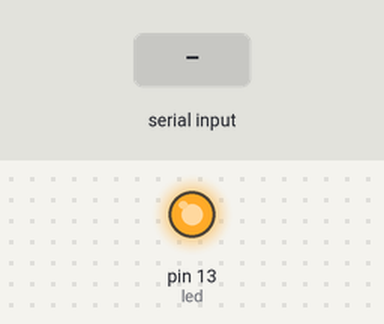
Bench run of a sketch on a simulated Arduino Uno, built with avr-gcc and run on an emulated ATmega328P. On the bench: output pins drawn as LEDs (lit = HIGH). The inputs (shaded band) are chosen by the test bench.

Above: at 1.2 s.
1.3 s: "0" received over Serial
At 1.7 s:
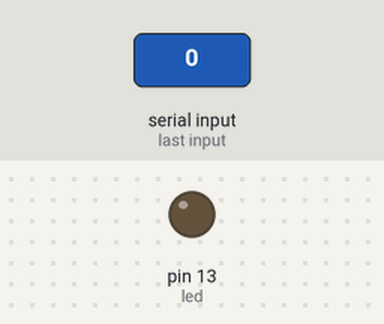
2.8 s: "1" received over Serial
At 4.0 s:
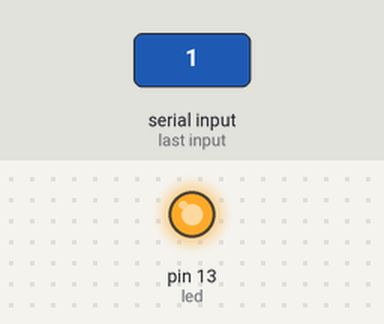
Timing chart, 0 to 5.8 s (numbered marks = the images above; inputs shaded):
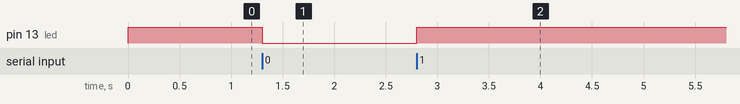

The sketch:

Led_App.ino
```cpp
int led = 13;

void setup()
{
  Serial.begin(9600);
  pinMode(led, OUTPUT);
  digitalWrite(led, HIGH);
}

void loop()
{
  if(Serial.available() > 0)
  {
    int command = Serial.read();

    if(command == '1')
      digitalWrite(led, HIGH);
    else if(command == '0')
      digitalWrite(led, LOW);
  }
}
```

Measured:
- after the input at 1.3 s, pin 13 (led): HIGH → LOW at once
- after the input at 2.8 s, pin 13 (led): LOW → HIGH at once
